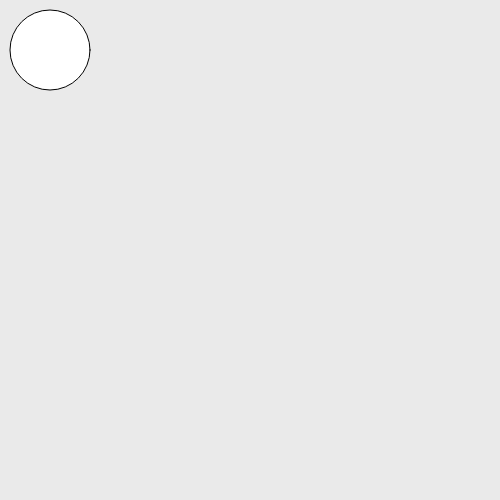
Frame 1 (no input)
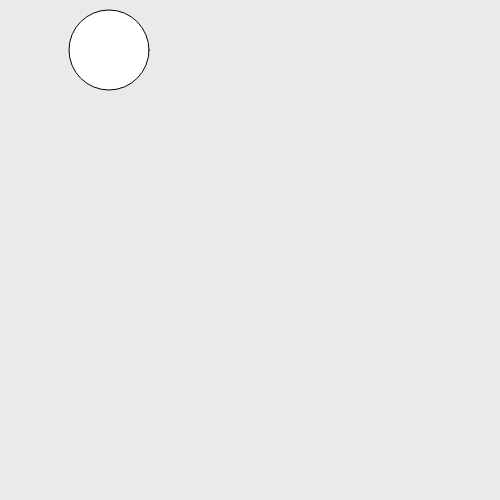
Frame 60 (no input)
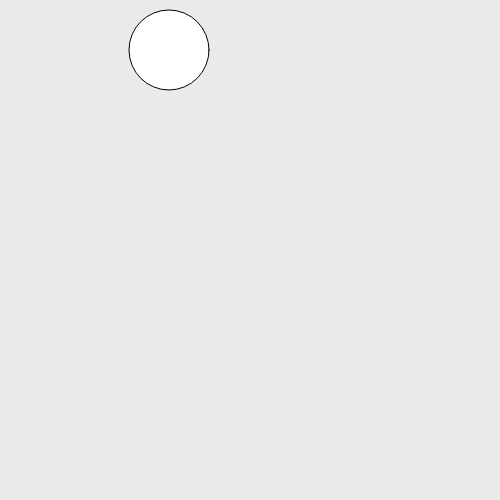
Frame 120 (the mouse pressed at the canvas centre since frame 60)

The p5.js sketch that drew these frames (run headless with seeded random() and noise() and a simulated clock; from frame 60 on, the mouse is pressed at the canvas centre):

// p5.js sketch
// ── sketch.js
function setup(){
    createCanvas(500, 500)
}
let x = 50
function draw(){
    background(234)
    ellipse(x, 50, 80, 80);
    x++;
}
// ── firstp5.html
<!DOCTYPE html>
<html>
    <head>
        <script src ="../p5.js"></script>
        <script src = "sketch.js"></script>
    <title>
        My First P5 
    </title>
    </head>
    <body>
        I love cs
    </body>
</html>
